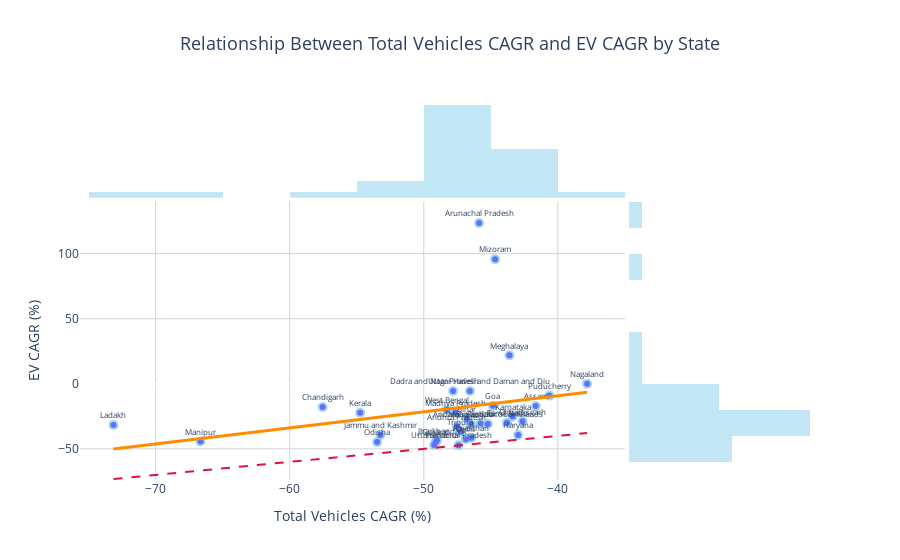

The cell this chart's notebook holds for it:
### Code cell
import plotly.express as px

# Create scatter plot
fig = px.scatter(
  comparison,
  x="Total_CAGR",
  y="EV_CAGR",
  hover_data=["state"],  # Add state names to tooltips
  color_discrete_sequence=["skyblue"],
  opacity=0.8,
  size_max=8,
  marginal_x="histogram",
  marginal_y="histogram",
  title="Relationship Between Total Vehicles CAGR and EV CAGR by State",
)

# Add text labels for states
fig.add_trace(
  px.scatter(
    comparison,
    x="Total_CAGR",
    y="EV_CAGR",
    text="state"
  ).update_traces(
    textposition="top center",
    textfont=dict(size=8),
    showlegend=False
  ).data[0]
)

# Update marker style
fig.update_traces(marker=dict(size=10), selector=dict(mode="markers"))

# Add regression line
import numpy as np
from sklearn.linear_model import LinearRegression

X = comparison["Total_CAGR"].values.reshape(-1, 1)
y = comparison["EV_CAGR"].values
model = LinearRegression().fit(X, y)
x_range = np.linspace(comparison["Total_CAGR"].min(), comparison["Total_CAGR"].max(), 100)
y_pred = model.predict(x_range.reshape(-1, 1))

fig.add_traces(
  px.line(x=x_range, y=y_pred, labels={"x": "Total_CAGR", "y": "EV_CAGR"})
  .update_traces(line=dict(color="darkorange", width=3))
  .data
)

# Add reference y = x line
fig.add_shape(
  type="line",
  x0=comparison["Total_CAGR"].min(),
  y0=comparison["Total_CAGR"].min(),
  x1=comparison["Total_CAGR"].max(),
  y1=comparison["Total_CAGR"].max(),
  line=dict(color="crimson", dash="dash", width=2),
)

# Layout tweaks
fig.update_layout(
  title=dict(x=0.5, xanchor="center", font=dict(size=18)),
  xaxis_title="Total Vehicles CAGR (%)",
  yaxis_title="EV CAGR (%)",
  plot_bgcolor="white",
  xaxis=dict(showgrid=True, gridcolor="lightgray"),
  yaxis=dict(showgrid=True, gridcolor="lightgray"),
)

fig.show()

### Figure 1 — Plotly figure (JSON) as saved in the notebook; plotly's stock layout.template omitted (floating-point values rounded to 4 significant figures)
{"data": [{"customdata": [["Arunachal Pradesh"], ["Mizoram"], ["Meghalaya"], ["Nagaland"], ["Dadra and Nagar Haveli and Daman and Diu"], ["Uttar Pradesh"], ["Puducherry"], ["Goa"], ["Assam"], ["Chandigarh"], ["West Bengal"], ["Madhya Pradesh"], ["Kerala"], ["Karnataka"], ["Bihar"], ["Chhattisgarh"], ["Tamil Nadu"], ["Punjab"], ["Andaman and Nicobar Islands"], ["Maharashtra"], ["Ladakh"], ["Andhra Pradesh"], ["Tripura"], ["Haryana"], ["Jammu and Kashmir"], ["Rajasthan"], ["Delhi"], ["Jharkhand"], ["Manipur"], ["Gujarat"], ["Odisha"], ["Uttarakhand"], ["Himachal Pradesh"]], "hovertemplate": "Total_CAGR=%{x}<br>EV_CAGR=%{y}<br>state=%{customdata[0]}<extra></extra>", "legendgroup": "", "marker": {"color": "skyblue", "opacity": 0.8, "size": 10, "symbol": "circle"}, "mode": "markers", "name": "", "orientation": "v", "showlegend": false, "type": "scatter", "x": [-45.87, -44.68, -43.61, -37.81, -46.56, -47.82, -40.63, -44.85, -41.65, -57.54, -48.3, -47.65, -54.75, -43.36, -46.8, -42.63, -43.79, -45.77, -45.22, -46.46, -73.15, -47.53, -47.27, -42.96, -53.24, -46.45, -46.86, -49.02, -66.66, -49.09, -53.48, -49.23, -47.41], "xaxis": "x", "y": [123.6, 95.79, 21.85, 0.0, -5.49, -5.59, -9.08, -16.93, -17.08, -17.79, -19.95, -22.11, -22.23, -25.06, -26.77, -28.85, -29.84, -30.46, -30.84, -30.84, -31.69, -32.88, -36.92, -39.28, -39.38, -41.51, -42.56, -43.38, -44.37, -44.59, -44.81, -47.02, -47.15], "yaxis": "y"}, {"bingroup": "x", "hovertemplate": "Total_CAGR=%{x}<br>count=%{y}<extra></extra>", "legendgroup": "", "marker": {"color": "skyblue"}, "name": "", "opacity": 0.5, "showlegend": false, "type": "histogram", "x": [-45.87, -44.68, -43.61, -37.81, -46.56, -47.82, -40.63, -44.85, -41.65, -57.54, -48.3, -47.65, -54.75, -43.36, -46.8, -42.63, -43.79, -45.77, -45.22, -46.46, -73.15, -47.53, -47.27, -42.96, -53.24, -46.45, -46.86, -49.02, -66.66, -49.09, -53.48, -49.23, -47.41], "xaxis": "x3", "yaxis": "y3"}, {"bingroup": "y", "hovertemplate": "EV_CAGR=%{y}<br>count=%{x}<extra></extra>", "legendgroup": "", "marker": {"color": "skyblue"}, "name": "", "opacity": 0.5, "showlegend": false, "type": "histogram", "xaxis": "x2", "y": [123.6, 95.79, 21.85, 0.0, -5.49, -5.59, -9.08, -16.93, -17.08, -17.79, -19.95, -22.11, -22.23, -25.06, -26.77, -28.85, -29.84, -30.46, -30.84, -30.84, -31.69, -32.88, -36.92, -39.28, -39.38, -41.51, -42.56, -43.38, -44.37, -44.59, -44.81, -47.02, -47.15], "yaxis": "y2"}, {"hovertemplate": "Total_CAGR=%{x}<br>EV_CAGR=%{y}<br>state=%{text}<extra></extra>", "legendgroup": "", "marker": {"color": "#636efa", "symbol": "circle"}, "mode": "markers+text", "name": "", "orientation": "v", "showlegend": false, "text": ["Arunachal Pradesh", "Mizoram", "Meghalaya", "Nagaland", "Dadra and Nagar Haveli and Daman and Diu", "Uttar Pradesh", "Puducherry", "Goa", "Assam", "Chandigarh", "West Bengal", "Madhya Pradesh", "Kerala", "Karnataka", "Bihar", "Chhattisgarh", "Tamil Nadu", "Punjab", "Andaman and Nicobar Islands", "Maharashtra", "Ladakh", "Andhra Pradesh", "Tripura", "Haryana", "Jammu and Kashmir", "Rajasthan", "Delhi", "Jharkhand", "Manipur", "Gujarat", "Odisha", "Uttarakhand", "Himachal Pradesh"], "textfont": {"size": 8}, "textposition": "top center", "type": "scatter", "x": [-45.87, -44.68, -43.61, -37.81, -46.56, -47.82, -40.63, -44.85, -41.65, -57.54, -48.3, -47.65, -54.75, -43.36, -46.8, -42.63, -43.79, -45.77, -45.22, -46.46, -73.15, -47.53, -47.27, -42.96, -53.24, -46.45, -46.86, -49.02, -66.66, -49.09, -53.48, -49.23, -47.41], "xaxis": "x", "y": [123.6, 95.79, 21.85, 0.0, -5.49, -5.59, -9.08, -16.93, -17.08, -17.79, -19.95, -22.11, -22.23, -25.06, -26.77, -28.85, -29.84, -30.46, -30.84, -30.84, -31.69, -32.88, -36.92, -39.28, -39.38, -41.51, -42.56, -43.38, -44.37, -44.59, -44.81, -47.02, -47.15], "yaxis": "y"}, {"hovertemplate": "Total_CAGR=%{x}<br>EV_CAGR=%{y}<extra></extra>", "legendgroup": "", "line": {"color": "darkorange", "dash": "solid", "width": 3}, "marker": {"symbol": "circle"}, "mode": "lines", "name": "", "orientation": "v", "showlegend": false, "type": "scatter", "x": [-73.15, -72.79, -72.43, -72.07, -71.72, -71.36, -71.0, -70.65, -70.29, -69.93, -69.58, -69.22, -68.86, -68.51, -68.15, -67.79, -67.44, -67.08, -66.72, -66.36, -66.01, -65.65, -65.29, -64.94, -64.58, -64.22, -63.87, -63.51, -63.15, -62.8, -62.44, -62.08, -61.73, -61.37, -61.01, -60.65, -60.3, -59.94, -59.58, -59.23, -58.87, -58.51, -58.16, -57.8, -57.44, -57.09, -56.73, -56.37, -56.02, -55.66, -55.3, -54.94, -54.59, -54.23, -53.87, -53.52, -53.16, -52.8, -52.45, -52.09, -51.73, -51.38, -51.02, -50.66, -50.31, -49.95, -49.59, -49.23, -48.88, -48.52, -48.16, -47.81, -47.45, -47.09, -46.74, -46.38, -46.02, -45.67, -45.31, -44.95, -44.6, -44.24, -43.88, -43.52, -43.17, -42.81, -42.45, -42.1, -41.74, -41.38, -41.03, -40.67, -40.31, -39.96, -39.6, -39.24, -38.89, -38.53, -38.17, -37.81], "xaxis": "x", "y": [-50.03, -49.59, -49.15, -48.71, -48.27, -47.83, -47.39, -46.95, -46.51, -46.07, -45.63, -45.19, -44.75, -44.31, -43.87, -43.43, -42.99, -42.55, -42.11, -41.67, -41.23, -40.79, -40.35, -39.91, -39.47, -39.03, -38.59, -38.15, -37.71, -37.27, -36.83, -36.39, -35.95, -35.51, -35.07, -34.63, -34.19, -33.75, -33.31, -32.87, -32.43, -31.99, -31.55, -31.11, -30.67, -30.23, -29.8, -29.36, -28.92, -28.48, -28.04, -27.6, -27.16, -26.72, -26.28, -25.84, -25.4, -24.96, -24.52, -24.08, -23.64, -23.2, -22.76, -22.32, -21.88, -21.44, -21.0, -20.56, -20.12, -19.68, -19.24, -18.8, -18.36, -17.92, -17.48, -17.04, -16.6, -16.16, -15.72, -15.28, -14.84, -14.4, -13.96, -13.52, -13.08, -12.64, -12.2, -11.76, -11.32, -10.88, -10.44, -9.999, -9.559, -9.119, -8.679, -8.24, -7.8, -7.36, -6.92, -6.48], "yaxis": "y"}], "layout": {"barmode": "overlay", "legend": {"tracegroupgap": 0}, "plot_bgcolor": "white", "shapes": [{"line": {"color": "crimson", "dash": "dash", "width": 2}, "type": "line", "x0": -73.15, "x1": -37.81, "y0": -73.15, "y1": -37.81}], "title": {"font": {"size": 18}, "text": "Relationship Between Total Vehicles CAGR and EV CAGR by State", "x": 0.5, "xanchor": "center"}, "xaxis": {"anchor": "y", "domain": [0, 0.7363], "gridcolor": "lightgray", "showgrid": true, "title": {"text": "Total Vehicles CAGR (%)"}}, "xaxis2": {"anchor": "y2", "domain": [0.7413, 1], "matches": "x2", "showgrid": true, "showline": false, "showticklabels": false, "ticks": ""}, "xaxis3": {"anchor": "y3", "domain": [0, 0.7363], "matches": "x", "showgrid": true, "showticklabels": false}, "xaxis4": {"anchor": "y4", "domain": [0.7413, 1], "matches": "x2", "showgrid": true, "showline": false, "showticklabels": false, "ticks": ""}, "yaxis": {"anchor": "x", "domain": [0, 0.7326], "gridcolor": "lightgray", "showgrid": true, "title": {"text": "EV CAGR (%)"}}, "yaxis2": {"anchor": "x2", "domain": [0, 0.7326], "matches": "y", "showgrid": true, "showticklabels": false}, "yaxis3": {"anchor": "x3", "domain": [0.7426, 1], "matches": "y3", "showgrid": true, "showline": false, "showticklabels": false, "ticks": ""}, "yaxis4": {"anchor": "x4", "domain": [0.7426, 1], "matches": "y3", "showgrid": true, "showline": false, "showticklabels": false, "ticks": ""}}}
